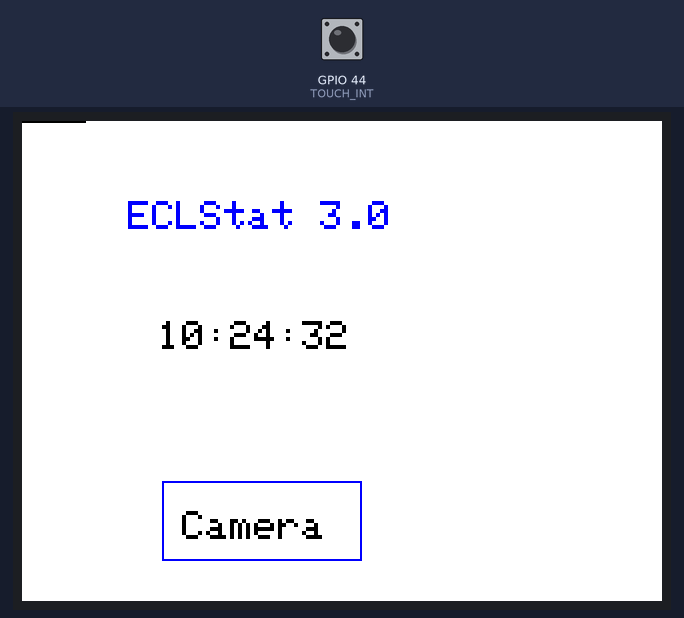
Recording of a sketch running on a simulated ESP32. Shown: 320×240 colour display. Inputs (shaded band) come from the test bench; at power-on: GPIO 44 (TOUCH_INT) LOW. WiFi joins after 1.5 s; servers stay silent unless stated; the local clock reads 2024-03-15 10:24:30 at power-on unless the sketch sets it; storage starts empty; the camera gives no picture; what the sketch prints to the serial monitor is not drawn.

Above: at 2.4 s.

The sketch:

sketch_sep26a.ino
```cpp
#define CAMERA_MODEL_XIAO_ESP32S3 // Has PSRAM
#include <Arduino.h>
#include <TFT_eSPI.h>
#include <WiFi.h>
#include <time.h>

// For camera and SD functionality
#include "esp_camera.h"
#include "FS.h"
#include "SD.h"
#include "SPI.h"

#define SD_CS_PIN D2
#define TOUCH_INT D7
#include "camera_pins.h"
TFT_eSPI tft = TFT_eSPI();
bool onCameraScreen = false;
bool camera_sign = false;
bool sd_sign = false;

int imageCount = 1;

// WiFi Credentials
const char* ssid = "S340 7049";        // Replace with your WiFi network name
const char* password = "17122004"; // Replace with your WiFi password

// NTP server and timezone
const char* ntpServer = "time.google.com"; // Google's NTP server
const long  gmtOffset_sec = 19800;         // Set your timezone offset (5.5 hours for India)
const int   daylightOffset_sec = 0;        // Set for daylight savings (if applicable)

// Function declarations
void displayTimeScreen();
void displayCameraScreen();
bool display_is_pressed();
void writeFile(fs::FS &fs, const char * path, uint8_t * data, size_t len);
void takePhotoAndSave();
void initWiFi();
void initTime();

void setup() {
  Serial.begin(115200);
  while (!Serial) {
    ; // wait for serial port to connect. Needed for native USB port only
  }
  Serial.println("\n\n--- Starting setup ---");

  // Initialize WiFi first
  initWiFi();

  // Initialize display
  Serial.println("Initializing display...");
  tft.init();
  tft.setRotation(1);
  tft.fillScreen(TFT_WHITE);
  Serial.println("Display initialized");

  // Get the time
  if (WiFi.status() == WL_CONNECTED) {
    initTime();
  } else {
    Serial.println("Skipping time sync due to Wi-Fi failure");
  }

  // Initialize SD card
  Serial.println("Initializing SD card...");
  if(!SD.begin(SD_CS_PIN)){
    Serial.println("Card Mount Failed");
  } else {
    uint8_t cardType = SD.cardType();
    if(cardType == CARD_NONE){
      Serial.println("No SD card attached");
    } else {
      Serial.println("SD card initialized successfully");
      sd_sign = true;
    }
  }

  // Initialize Camera
  Serial.println("Initializing camera...");
  camera_config_t config;
  config.ledc_channel = LEDC_CHANNEL_0;
  config.ledc_timer = LEDC_TIMER_0;
  config.pin_d0 = Y2_GPIO_NUM;
  config.pin_d1 = Y3_GPIO_NUM;
  config.pin_d2 = Y4_GPIO_NUM;
  config.pin_d3 = Y5_GPIO_NUM;
  config.pin_d4 = Y6_GPIO_NUM;
  config.pin_d5 = Y7_GPIO_NUM;
  config.pin_d6 = Y8_GPIO_NUM;
  config.pin_d7 = Y9_GPIO_NUM;
  config.pin_xclk = XCLK_GPIO_NUM;
  config.pin_pclk = PCLK_GPIO_NUM;
  config.pin_vsync = VSYNC_GPIO_NUM;
  config.pin_href = HREF_GPIO_NUM;
  config.pin_sscb_sda = SIOD_GPIO_NUM;
  config.pin_sscb_scl = SIOC_GPIO_NUM;
  config.pin_pwdn = PWDN_GPIO_NUM;
  config.pin_reset = RESET_GPIO_NUM;
  config.xclk_freq_hz = 25000000;
  config.frame_size = FRAMESIZE_240X240;
  config.pixel_format = PIXFORMAT_RGB565;
  config.grab_mode = CAMERA_GRAB_WHEN_EMPTY;
  config.fb_location = CAMERA_FB_IN_PSRAM;
  config.jpeg_quality = 10;
  config.fb_count = 1;

  esp_err_t err = esp_camera_init(&config);
  if (err != ESP_OK) {
    Serial.printf("Camera init failed with error 0x%x\n", err);
  } else {
    Serial.println("Camera initialized successfully");
    camera_sign = true;

    // Test camera capture
    camera_fb_t * fb = esp_camera_fb_get();
    if (!fb) {
      Serial.println("Camera capture failed");
      camera_sign = false;
    } else {
      Serial.printf("Captured image. Size: %zu bytes\n", fb->len);
      esp_camera_fb_return(fb);
    }
  }

  Serial.println("--- Setup complete ---");
  displayTimeScreen();  // Start with time screen
}

void loop() {
  if (onCameraScreen) {
    displayCameraScreen();  // Switch to camera functionality
  } else {
    displayTimeScreen();  // Time screen
  }

  delay(1000); // Adjust this to control screen refresh rate
}

// Display the time and button on the first screen
// Global variable to store the time when the text animation started
unsigned long animationStartTime = 0;
int currentColor = 0; // 0 = Red, 1 = Blue, 2 = Green

void displayTimeScreen() {
  Serial.println("Displaying time screen");

  // Clear the screen and set a white background
  tft.fillScreen(TFT_WHITE);

  // Display "ECLSTAT 3.0" at the top of the screen
  tft.setTextSize(2);
  tft.setTextColor(TFT_BLUE);
  tft.setCursor(53, 40);  // Adjust as needed
  tft.print("ECLStat 3.0");

  // Get the current time and display it
  struct tm timeinfo;
  if (!getLocalTime(&timeinfo)) {
    Serial.println("Failed to obtain time");
    return;
  }

  char timeStr[9];  // Format HH:MM:SS
  strftime(timeStr, sizeof(timeStr), "%H:%M:%S", &timeinfo);

  // Display the time at the center of the screen
  tft.setTextSize(2);
  tft.setTextColor(TFT_BLACK);
  tft.setCursor(68, 100);  // Adjust as needed
  tft.print(timeStr);

  // Draw the "Camera" button at the bottom of the screen
  tft.drawRect(70, 180, 100, 40, TFT_BLUE);
  tft.setCursor(80, 195);
  tft.print("Camera");

  // Handle screen press event for camera screen
  if (display_is_pressed()) {
    Serial.println("Display pressed, switching to camera screen");
    onCameraScreen = true;  // Switch to camera screen
  }

  // If this is the first run, store the start time of the animation
  if (animationStartTime == 0) {
    animationStartTime = millis();  // Store the start time
  }

  // Calculate how much time has passed since animation start
  unsigned long elapsedTime = millis() - animationStartTime;

  // Wait for 1 second before starting the color-changing animation
  if (elapsedTime > 1000) {
    // Choose color based on elapsed time (red, blue, green every 1 second)
    if ((elapsedTime / 1000) % 3 == 0) {
      tft.setTextColor(TFT_RED);  // Red after 1 second
    } else if ((elapsedTime / 1000) % 3 == 1) {
      tft.setTextColor(TFT_BLUE);  // Blue after 2 seconds
    } else {
      tft.setTextColor(TFT_GREEN);  // Green after 3 seconds
    }

    // Set the text size to 1 (0.7 approximation of 2)
    tft.setTextSize(2);

    // Simulate bold by printing the text multiple times with slight offsets
    int x = 7.5;
    int y = 140;

    tft.setCursor(x, y);
    tft.print("Lighting the Future");

    // Offset by a small amount to make it bold
    tft.setCursor(x + 1, y);
    tft.print("Lighting the Future");

    tft.setCursor(x, y + 1);
    tft.print("Lighting the Future");

    tft.setCursor(x + 1, y + 1);
    tft.print("Lighting the Future");

    // Reset the animation loop every 3 seconds
    if (elapsedTime > 3000) {
      animationStartTime = millis();  // Reset animation start time
    }
  }
}


// Camera screen implementation
void displayCameraScreen() {
  if(sd_sign && camera_sign){
    Serial.println("Displaying camera screen");
    // Display camera feed
    camera_fb_t *fb = esp_camera_fb_get();
    if (!fb) {
      Serial.println("Failed to get camera frame buffer");
      return;
    }

    // Check for screen touch to capture image
    if(display_is_pressed()){
      Serial.println("Display pressed, taking photo");
      takePhotoAndSave();
    }

    // Display image on screen
    tft.startWrite();
    tft.setAddrWindow(0, 0, 240, 240);
    tft.pushColors(fb->buf, fb->len);
    tft.endWrite();

    esp_camera_fb_return(fb);
    delay(10);
  } else {
    Serial.println("SD card or camera not initialized");
  }
}

// Simulate touch detection
bool display_is_pressed() {
  if (digitalRead(TOUCH_INT) != LOW) {
    delay(3);
    if (digitalRead(TOUCH_INT) != LOW) {
      return false;
    }
  }
  Serial.println("Display press detected");
  return true;
}

// Take photo and save to SD card
void takePhotoAndSave() {
  camera_fb_t *fb = esp_camera_fb_get();
  if (!fb) {
    Serial.println("Camera capture failed");
    return;
  }

  char filename[32];
  sprintf(filename, "/image%d.jpg", imageCount++);

  uint8_t* out_buf = NULL;
  size_t out_len = 0;
  esp_err_t ret = frame2jpg(fb, 12, &out_buf, &out_len);
  if (ret == ESP_OK) {
    writeFile(SD, filename, out_buf, out_len);
    Serial.printf("Saved image to %s\n", filename);
    free(out_buf);
  } else {
    Serial.println("JPEG conversion failed");
  }

  esp_camera_fb_return(fb);
}

// Save image to SD card
void writeFile(fs::FS &fs, const char * path, uint8_t * data, size_t len) {
  Serial.printf("Writing file: %s\n", path);
  File file = fs.open(path, FILE_WRITE);
  if(!file) {
    Serial.println("Failed to open file for writing");
    return;
  }
  if(file.write(data, len) != len){
    Serial.println("Write failed");
  }
  file.close();
}

// Initialize Wi-Fi
void initWiFi() {
  Serial.println("Connecting to WiFi...");
  WiFi.mode(WIFI_STA);
  WiFi.begin(ssid, password);
  int attempts = 0;
  while (WiFi.status() != WL_CONNECTED && attempts < 20) { // 10 second timeout
    delay(500);
    Serial.print(".");
    attempts++;
  }
  if (WiFi.status() == WL_CONNECTED) {
    Serial.println("\nWiFi connected");
    Serial.print("IP address: ");
    Serial.println(WiFi.localIP());
  } else {
    Serial.println("\nWiFi connection failed");
    Serial.print("WiFi status: ");
    Serial.println(WiFi.status());
  }
}

// Initialize time via NTP
void initTime() {
  Serial.println("Initializing time...");
  configTime(gmtOffset_sec, daylightOffset_sec, ntpServer);
  struct tm timeinfo;
  int attempts = 0;
  while (!getLocalTime(&timeinfo) && attempts < 5) { // 5 attempts, 2.5 second timeout
    delay(500);
    Serial.print(".");
    attempts++;
  }
  if (getLocalTime(&timeinfo)) {
    Serial.println("\nTime synchronized");
    char timeStringBuff[50];
    strftime(timeStringBuff, sizeof(timeStringBuff), "%A, %B %d %Y %H:%M:%S", &timeinfo);
    Serial.println(timeStringBuff);
  } else {
    Serial.println("\nFailed to obtain time");
    Serial.println("Retrying NTP server...");
    configTime(gmtOffset_sec, daylightOffset_sec, "pool.ntp.org"); // Try a different NTP server
    attempts = 0;
    while (!getLocalTime(&timeinfo) && attempts < 5) {
      delay(500);
      Serial.print(".");
      attempts++;
    }
    if (getLocalTime(&timeinfo)) {
      Serial.println("\nTime synchronized with alternate NTP server");
      char timeStringBuff[50];
      strftime(timeStringBuff, sizeof(timeStringBuff), "%A, %B %d %Y %H:%M:%S", &timeinfo);
      Serial.println(timeStringBuff);
    } else {
      Serial.println("\nFailed to obtain time after retry");
    }
  }
}
```

camera_pins.h
```cpp
#if defined(CAMERA_MODEL_WROVER_KIT)
#define PWDN_GPIO_NUM    -1
#define RESET_GPIO_NUM   -1
#define XCLK_GPIO_NUM    21
#define SIOD_GPIO_NUM    26
#define SIOC_GPIO_NUM    27

#define Y9_GPIO_NUM      35
#define Y8_GPIO_NUM      34
#define Y7_GPIO_NUM      39
#define Y6_GPIO_NUM      36
#define Y5_GPIO_NUM      19
#define Y4_GPIO_NUM      18
#define Y3_GPIO_NUM       5
#define Y2_GPIO_NUM       4
#define VSYNC_GPIO_NUM   25
#define HREF_GPIO_NUM    23
#define PCLK_GPIO_NUM    22

#elif defined(CAMERA_MODEL_ESP_EYE)
#define PWDN_GPIO_NUM    -1
#define RESET_GPIO_NUM   -1
#define XCLK_GPIO_NUM    4
#define SIOD_GPIO_NUM    18
#define SIOC_GPIO_NUM    23

#define Y9_GPIO_NUM      36
#define Y8_GPIO_NUM      37
#define Y7_GPIO_NUM      38
#define Y6_GPIO_NUM      39
#define Y5_GPIO_NUM      35
#define Y4_GPIO_NUM      14
#define Y3_GPIO_NUM      13
#define Y2_GPIO_NUM      34
#define VSYNC_GPIO_NUM   5
#define HREF_GPIO_NUM    27
#define PCLK_GPIO_NUM    25

#define LED_GPIO_NUM     22

#elif defined(CAMERA_MODEL_M5STACK_PSRAM)
#define PWDN_GPIO_NUM     -1
#define RESET_GPIO_NUM    15
#define XCLK_GPIO_NUM     27
#define SIOD_GPIO_NUM     25
#define SIOC_GPIO_NUM     23

#define Y9_GPIO_NUM       19
#define Y8_GPIO_NUM       36
#define Y7_GPIO_NUM       18
#define Y6_GPIO_NUM       39
#define Y5_GPIO_NUM        5
#define Y4_GPIO_NUM       34
#define Y3_GPIO_NUM       35
#define Y2_GPIO_NUM       32
#define VSYNC_GPIO_NUM    22
#define HREF_GPIO_NUM     26
#define PCLK_GPIO_NUM     21

#elif defined(CAMERA_MODEL_M5STACK_V2_PSRAM)
#define PWDN_GPIO_NUM     -1
#define RESET_GPIO_NUM    15
#define XCLK_GPIO_NUM     27
#define SIOD_GPIO_NUM     22
#define SIOC_GPIO_NUM     23

#define Y9_GPIO_NUM       19
#define Y8_GPIO_NUM       36
#define Y7_GPIO_NUM       18
#define Y6_GPIO_NUM       39
#define Y5_GPIO_NUM        5
#define Y4_GPIO_NUM       34
#define Y3_GPIO_NUM       35
#define Y2_GPIO_NUM       32
#define VSYNC_GPIO_NUM    25
#define HREF_GPIO_NUM     26
#define PCLK_GPIO_NUM     21

#elif defined(CAMERA_MODEL_M5STACK_WIDE)
#define PWDN_GPIO_NUM     -1
#define RESET_GPIO_NUM    15
#define XCLK_GPIO_NUM     27
#define SIOD_GPIO_NUM     22
#define SIOC_GPIO_NUM     23

#define Y9_GPIO_NUM       19
#define Y8_GPIO_NUM       36
#define Y7_GPIO_NUM       18
#define Y6_GPIO_NUM       39
#define Y5_GPIO_NUM        5
#define Y4_GPIO_NUM       34
#define Y3_GPIO_NUM       35
#define Y2_GPIO_NUM       32
#define VSYNC_GPIO_NUM    25
#define HREF_GPIO_NUM     26
#define PCLK_GPIO_NUM     21

#define LED_GPIO_NUM       2

#elif defined(CAMERA_MODEL_M5STACK_ESP32CAM)
#define PWDN_GPIO_NUM     -1
#define RESET_GPIO_NUM    15
#define XCLK_GPIO_NUM     27
#define SIOD_GPIO_NUM     25
#define SIOC_GPIO_NUM     23

#define Y9_GPIO_NUM       19
#define Y8_GPIO_NUM       36
#define Y7_GPIO_NUM       18
#define Y6_GPIO_NUM       39
#define Y5_GPIO_NUM        5
#define Y4_GPIO_NUM       34
#define Y3_GPIO_NUM       35
#define Y2_GPIO_NUM       17
#define VSYNC_GPIO_NUM    22
#define HREF_GPIO_NUM     26
#define PCLK_GPIO_NUM     21

#elif defined(CAMERA_MODEL_M5STACK_UNITCAM)
#define PWDN_GPIO_NUM     -1
#define RESET_GPIO_NUM    15
#define XCLK_GPIO_NUM     27
#define SIOD_GPIO_NUM     25
#define SIOC_GPIO_NUM     23

#define Y9_GPIO_NUM       19
#define Y8_GPIO_NUM       36
#define Y7_GPIO_NUM       18
#define Y6_GPIO_NUM       39
#define Y5_GPIO_NUM        5
#define Y4_GPIO_NUM       34
#define Y3_GPIO_NUM       35
#define Y2_GPIO_NUM       32
#define VSYNC_GPIO_NUM    22
#define HREF_GPIO_NUM     26
#define PCLK_GPIO_NUM     21

#elif defined(CAMERA_MODEL_AI_THINKER)
#define PWDN_GPIO_NUM     32
#define RESET_GPIO_NUM    -1
#define XCLK_GPIO_NUM      0
#define SIOD_GPIO_NUM     26
#define SIOC_GPIO_NUM     27

#define Y9_GPIO_NUM       35
#define Y8_GPIO_NUM       34
#define Y7_GPIO_NUM       39
#define Y6_GPIO_NUM       36
#define Y5_GPIO_NUM       21
#define Y4_GPIO_NUM       19
#define Y3_GPIO_NUM       18
#define Y2_GPIO_NUM        5
#define VSYNC_GPIO_NUM    25
#define HREF_GPIO_NUM     23
#define PCLK_GPIO_NUM     22

#define LED_GPIO_NUM      33

#elif defined(CAMERA_MODEL_TTGO_T_JOURNAL)
#define PWDN_GPIO_NUM      0
#define RESET_GPIO_NUM    15
#define XCLK_GPIO_NUM     27
#define SIOD_GPIO_NUM     25
#define SIOC_GPIO_NUM     23

#define Y9_GPIO_NUM       19
#define Y8_GPIO_NUM       36
#define Y7_GPIO_NUM       18
#define Y6_GPIO_NUM       39
#define Y5_GPIO_NUM        5
#define Y4_GPIO_NUM       34
#define Y3_GPIO_NUM       35
#define Y2_GPIO_NUM       17
#define VSYNC_GPIO_NUM    22
#define HREF_GPIO_NUM     26
#define PCLK_GPIO_NUM     21

#elif defined(CAMERA_MODEL_XIAO_ESP32S3)
#define PWDN_GPIO_NUM     -1
#define RESET_GPIO_NUM    -1
#define XCLK_GPIO_NUM     10
#define SIOD_GPIO_NUM     40
#define SIOC_GPIO_NUM     39

#define Y9_GPIO_NUM       48
#define Y8_GPIO_NUM       11
#define Y7_GPIO_NUM       12
#define Y6_GPIO_NUM       14
#define Y5_GPIO_NUM       16
#define Y4_GPIO_NUM       18
#define Y3_GPIO_NUM       17
#define Y2_GPIO_NUM       15
#define VSYNC_GPIO_NUM    38
#define HREF_GPIO_NUM     47
#define PCLK_GPIO_NUM     13

#define LED_GPIO_NUM      21

#elif defined(CAMERA_MODEL_ESP32_CAM_BOARD)
// The 18 pin header on the board has Y5 and Y3 swapped
#define USE_BOARD_HEADER 0
#define PWDN_GPIO_NUM    32
#define RESET_GPIO_NUM   33
#define XCLK_GPIO_NUM     4
#define SIOD_GPIO_NUM    18
#define SIOC_GPIO_NUM    23

#define Y9_GPIO_NUM      36
#define Y8_GPIO_NUM      19
#define Y7_GPIO_NUM      21
#define Y6_GPIO_NUM      39
#if USE_BOARD_HEADER
#define Y5_GPIO_NUM      13
#else
#define Y5_GPIO_NUM      35
#endif
#define Y4_GPIO_NUM      14
#if USE_BOARD_HEADER
#define Y3_GPIO_NUM      35
#else
#define Y3_GPIO_NUM      13
#endif
#define Y2_GPIO_NUM      34
#define VSYNC_GPIO_NUM    5
#define HREF_GPIO_NUM    27
#define PCLK_GPIO_NUM    25

#elif defined(CAMERA_MODEL_ESP32S3_CAM_LCD)
#define PWDN_GPIO_NUM     -1
#define RESET_GPIO_NUM    -1
#define XCLK_GPIO_NUM     40
#define SIOD_GPIO_NUM     17
#define SIOC_GPIO_NUM     18

#define Y9_GPIO_NUM       39
#define Y8_GPIO_NUM       41
#define Y7_GPIO_NUM       42
#define Y6_GPIO_NUM       12
#define Y5_GPIO_NUM       3
#define Y4_GPIO_NUM       14
#define Y3_GPIO_NUM       47
#define Y2_GPIO_NUM       13
#define VSYNC_GPIO_NUM    21
#define HREF_GPIO_NUM     38
#define PCLK_GPIO_NUM     11

#elif defined(CAMERA_MODEL_ESP32S2_CAM_BOARD)
// The 18 pin header on the board has Y5 and Y3 swapped
#define USE_BOARD_HEADER 0
#define PWDN_GPIO_NUM     1
#define RESET_GPIO_NUM    2
#define XCLK_GPIO_NUM     42
#define SIOD_GPIO_NUM     41
#define SIOC_GPIO_NUM     18

#define Y9_GPIO_NUM       16
#define Y8_GPIO_NUM       39
#define Y7_GPIO_NUM       40
#define Y6_GPIO_NUM       15
#if USE_BOARD_HEADER
#define Y5_GPIO_NUM       12
#else
#define Y5_GPIO_NUM       13
#endif
#define Y4_GPIO_NUM       5
#if USE_BOARD_HEADER
#define Y3_GPIO_NUM       13
#else
#define Y3_GPIO_NUM       12
#endif
#define Y2_GPIO_NUM       14
#define VSYNC_GPIO_NUM    38
#define HREF_GPIO_NUM     4
#define PCLK_GPIO_NUM     3

#elif defined(CAMERA_MODEL_ESP32S3_EYE)
#define PWDN_GPIO_NUM -1
#define RESET_GPIO_NUM -1
#define XCLK_GPIO_NUM 15
#define SIOD_GPIO_NUM 4
#define SIOC_GPIO_NUM 5

#define Y2_GPIO_NUM 11
#define Y3_GPIO_NUM 9
#define Y4_GPIO_NUM 8
#define Y5_GPIO_NUM 10
#define Y6_GPIO_NUM 12
#define Y7_GPIO_NUM 18
#define Y8_GPIO_NUM 17
#define Y9_GPIO_NUM 16

#define VSYNC_GPIO_NUM 6
#define HREF_GPIO_NUM 7
#define PCLK_GPIO_NUM 13

#else
#error "Camera model not selected"
#endif
```
